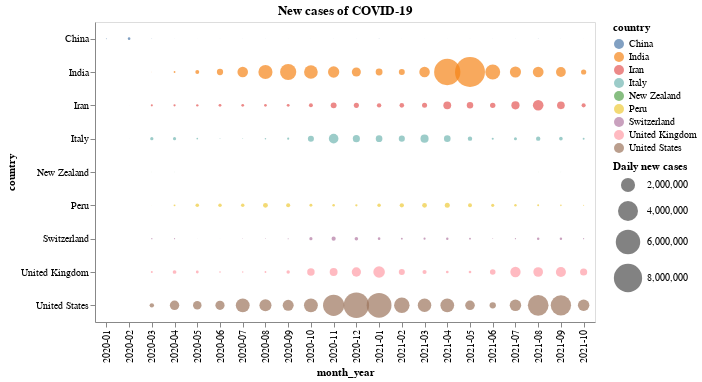

The code cell stored with this chart in its notebook:
### Code cell
alt.data_transformers.disable_max_rows()

alt.Chart(monthly_data).mark_circle().encode(
    x='month_year', #'monthdate(month_year):O'
    y='country',
    color='country',
    size=alt.Size(
        'new_cases:Q',
        scale=alt.Scale(range=[0,900]),
        legend=alt.Legend(title='Daily new cases')
    )
).properties(
    width=500,
    height=300,
    title='New cases of COVID-19'
)

### Figure 1 — Vega-Lite specification as saved in the notebook (floating-point values rounded to 4 significant figures; data arrays with more than 128 entries replaced by an {"elided": "..."} marker saying what was removed)
{"config": {"view": {"continuousWidth": 400, "continuousHeight": 300}}, "data": {"name": "data-05e7a3485e17e536676e078375b73266"}, "mark": "circle", "encoding": {"color": {"type": "nominal", "field": "country"}, "size": {"type": "quantitative", "field": "new_cases", "legend": {"title": "Daily new cases"}, "scale": {"range": [0, 900]}}, "x": {"type": "nominal", "field": "month_year"}, "y": {"type": "nominal", "field": "country"}}, "height": 300, "title": "New cases of COVID-19", "width": 500, "$schema": "https://vega.github.io/schema/vega-lite/v4.8.1.json", "datasets": {"data-05e7a3485e17e536676e078375b73266": {"elided": "198 records"}}}
